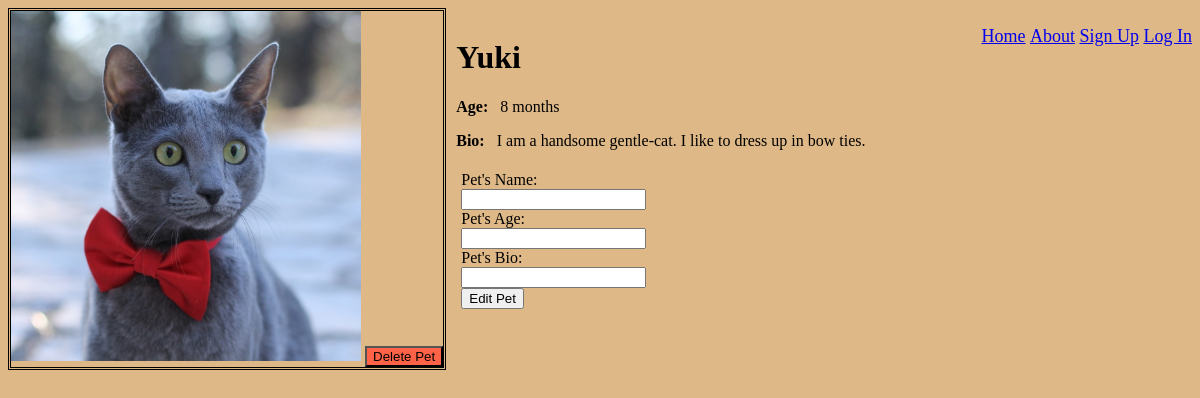
The page /details/2 on the database its author committed.
### app.py (models this page shows)
class Pet(db.Model):
    id = db.Column(db.Integer, primary_key=True, nullable=False)
    name = db.Column(db.String, unique=True, nullable=False)
    age = db.Column(db.String, nullable=False)
    bio = db.Column(db.String, nullable=False)
    posted_by = db.Column(db.Integer, db.ForeignKey('user.id'), nullable=True)

### app.py (the view, shortened to what this page needs)
@app.route("/details/<int:pet_id>", methods=['GET', 'POST'])
def pet_details(pet_id):
    form = EditPetForm()
    pet = Pet.query.get(pet_id)
    if pet is None:
        abort(404, description="No Pet was Found with the given ID")
    return render_template("details.html", form=form, pet=pet)

### form.py
class EditPetForm(FlaskForm):
    pet_name = StringField("Pet's Name", validators=[InputRequired()])
    pet_age = StringField("Pet's Age", validators=[InputRequired()])
    pet_bio = StringField("Pet's Bio", validators=[InputRequired()])
    submit = SubmitField('Edit Pet')

### templates/details.html (shortened to what this page needs)
{% extends "base.html" %}
{% block content %}
  <div style="float:left; border-style:double;">
    <img src="{{ url_for('static', filename=pet.id|string + ".jpg") }}" height="350" />
    <button style="background-color:tomato" onclick="location.href='{{ url_for('delete_pet', pet_id = pet.id)}}'"> Delete Pet </button>
  </div>
  <div style="float:left; margin:10px;">
    <h1 class="title">{{pet.name}}</h1>
    <p><b>Age: &nbsp; </b>{{pet.age}}</p>
    <p><b>Bio: &nbsp; </b>{{pet.bio}}</p>
    <form action="{{url_for('pet_details', pet_id = pet.id)}}" method="POST" style="padding:5px;">
      {{ form.pet_name.label }}:
        <br />{{ form.pet_name }}
      <br />
      {{ form.pet_age.label }}:
        <br />{{ form.pet_age}}
      <br />
      {{ form.pet_bio.label }}:
        <br />{{ form.pet_bio}}
      <br />
      {{ form.submit }}
  </div>
{% endblock %}

### static/style.css (style rules this page uses)
body { background: burlywood; }

### rows shown on the page
Pet: name "Yuki", age "8 months", bio "I am a handsome gentle-cat. I like to dress up in bow ties."
